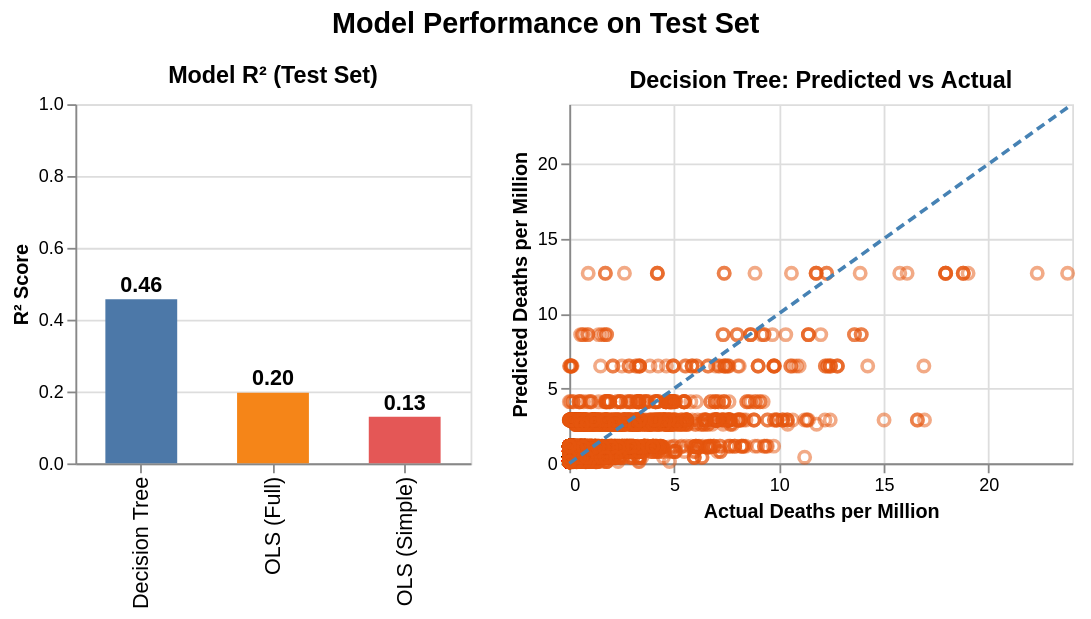

The code cell stored with this chart in its notebook:
### Code cell
from sklearn.metrics import r2_score, mean_squared_error, mean_absolute_error
import numpy as np

alt.data_transformers.disable_max_rows()

models = {
    'OLS (Simple)': lr_simple.predict(X_test[['stringency_lag_2']]),
    'OLS (Full)': lr_full.predict(X_test),
    'Decision Tree': tree.predict(X_test)
}

# --- R² bar chart with value labels ---
r2_data = pd.DataFrame([
    {'Model': name, 'R²': r2_score(y_test, preds)}
    for name, preds in models.items()
]).sort_values('R²', ascending=False)

r2_bars = alt.Chart(r2_data).mark_bar(size=40).encode(
    x=alt.X('Model:N', sort='-y', title=None, axis=alt.Axis(labelFontSize=12)),
    y=alt.Y('R²:Q', scale=alt.Scale(domain=[0, 1]), title='R² Score'),
    color=alt.Color('Model:N',
                    scale=alt.Scale(scheme='tableau10'),
                    legend=None),
    tooltip=[alt.Tooltip('Model:N'), alt.Tooltip('R²:Q', format='.3f')]
).properties(
    title=alt.TitleParams('Model R² (Test Set)', fontSize=13),
    width=220, height=200
)

r2_text = r2_bars.mark_text(dy=-8, fontSize=12, fontWeight='bold').encode(
    text=alt.Text('R²:Q', format='.2f'),
    color=alt.value('black')
)

r2_plot = r2_bars + r2_text

# --- Predicted vs Actual for Decision Tree (best model) ---
pred_df = pd.DataFrame({
    'Actual': y_test.values,
    'Predicted': tree.predict(X_test)
})

scatter = alt.Chart(pred_df).mark_point(opacity=0.5, size=40, color='#e6550d').encode(
    x=alt.X('Actual:Q', title='Actual Deaths per Million'),
    y=alt.Y('Predicted:Q', title='Predicted Deaths per Million'),
    tooltip=[alt.Tooltip('Actual:Q', format='.2f'), alt.Tooltip('Predicted:Q', format='.2f')]
)

max_val = float(max(pred_df['Actual'].max(), pred_df['Predicted'].max()))
diag = alt.Chart(pd.DataFrame({'v': [0, max_val]})).mark_line(
    color='steelblue', strokeDash=[5, 3], strokeWidth=2
).encode(x='v:Q', y='v:Q')

pred_plot = (scatter + diag).properties(
    title=alt.TitleParams('Decision Tree: Predicted vs Actual', fontSize=13),
    width=280, height=200
)

(r2_plot | pred_plot).properties(
    title=alt.TitleParams(
        'Model Performance on Test Set',
        fontSize=16, anchor='middle', dy=-10
    )
)

### Figure 1 — Vega-Lite specification as saved in the notebook (floating-point values rounded to 4 significant figures; data arrays with more than 128 entries replaced by an {"elided": "..."} marker saying what was removed)
{"config": {"view": {"continuousWidth": 300, "continuousHeight": 300}}, "hconcat": [{"layer": [{"mark": {"type": "bar", "size": 40}, "encoding": {"color": {"field": "Model", "legend": null, "scale": {"scheme": "tableau10"}, "type": "nominal"}, "tooltip": [{"field": "Model", "type": "nominal"}, {"field": "R²", "format": ".3f", "type": "quantitative"}], "x": {"axis": {"labelFontSize": 12}, "field": "Model", "sort": "-y", "title": null, "type": "nominal"}, "y": {"field": "R²", "scale": {"domain": [0, 1]}, "title": "R² Score", "type": "quantitative"}}, "title": {"text": "Model R² (Test Set)", "fontSize": 13}}, {"mark": {"type": "text", "dy": -8, "fontSize": 12, "fontWeight": "bold"}, "encoding": {"color": {"value": "black"}, "text": {"field": "R²", "format": ".2f", "type": "quantitative"}, "tooltip": [{"field": "Model", "type": "nominal"}, {"field": "R²", "format": ".3f", "type": "quantitative"}], "x": {"axis": {"labelFontSize": 12}, "field": "Model", "sort": "-y", "title": null, "type": "nominal"}, "y": {"field": "R²", "scale": {"domain": [0, 1]}, "title": "R² Score", "type": "quantitative"}}, "title": {"text": "Model R² (Test Set)", "fontSize": 13}}], "data": {"name": "data-d4506265fbd4f99bff7d24d359bf47f1"}, "height": 200, "width": 220}, {"layer": [{"data": {"name": "data-77d71021323ddf9733f1d180d46ed211"}, "mark": {"type": "point", "color": "#e6550d", "opacity": 0.5, "size": 40}, "encoding": {"tooltip": [{"field": "Actual", "format": ".2f", "type": "quantitative"}, {"field": "Predicted", "format": ".2f", "type": "quantitative"}], "x": {"field": "Actual", "title": "Actual Deaths per Million", "type": "quantitative"}, "y": {"field": "Predicted", "title": "Predicted Deaths per Million", "type": "quantitative"}}}, {"data": {"name": "data-1b2086a99ddbe663aa7c859050f187c1"}, "mark": {"type": "line", "color": "steelblue", "strokeDash": [5, 3], "strokeWidth": 2}, "encoding": {"x": {"field": "v", "type": "quantitative"}, "y": {"field": "v", "type": "quantitative"}}}], "height": 200, "title": {"text": "Decision Tree: Predicted vs Actual", "fontSize": 13}, "width": 280}], "title": {"text": "Model Performance on Test Set", "anchor": "middle", "dy": -10, "fontSize": 16}, "$schema": "https://vega.github.io/schema/vega-lite/v6.1.0.json", "datasets": {"data-d4506265fbd4f99bff7d24d359bf47f1": [{"Model": "Decision Tree", "R²": 0.4566}, {"Model": "OLS (Full)", "R²": 0.1969}, {"Model": "OLS (Simple)", "R²": 0.13}], "data-77d71021323ddf9733f1d180d46ed211": {"elided": "6098 records"}, "data-1b2086a99ddbe663aa7c859050f187c1": [{"v": 0.0}, {"v": 23.78}]}}
